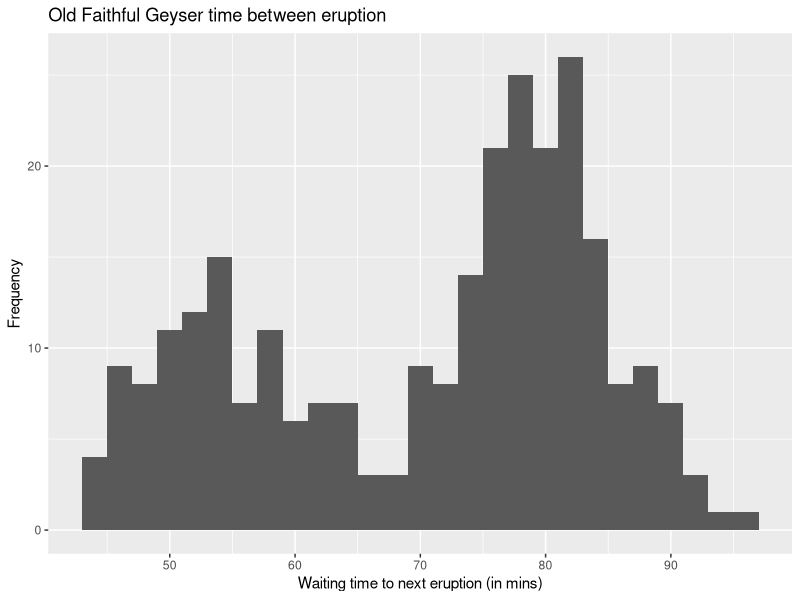
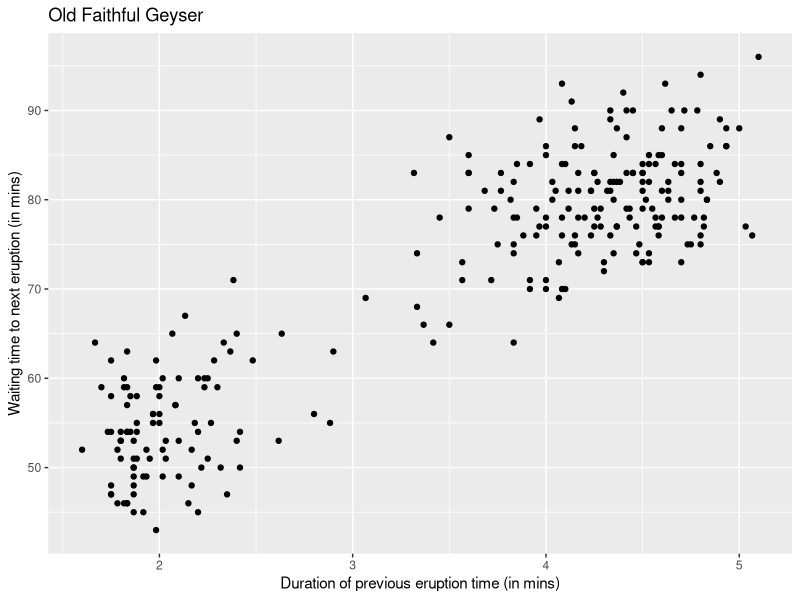

Generate these figures, in order, with R:
## ---- chunk 1
data(faithful)
head(faithful)
summary(faithful)
## ---- chunk 2
library(ggplot2)
library(dplyr) 

faithful %>% 
    ggplot(aes(x = waiting)) + geom_histogram(binwidth = 2) + 
    xlab("Waiting time to next eruption (in mins)") + 
    ylab("Frequency") + 
    labs(title="Old Faithful Geyser time between eruption")
## ---- chunk 3
faithful %>% 
    ggplot(aes(x = eruptions, y = waiting)) + geom_point() + 
    xlab("Duration of previous eruption time (in mins)") + 
    ylab("Waiting time to next eruption (in mins)") + 
    labs(title="Old Faithful Geyser")
